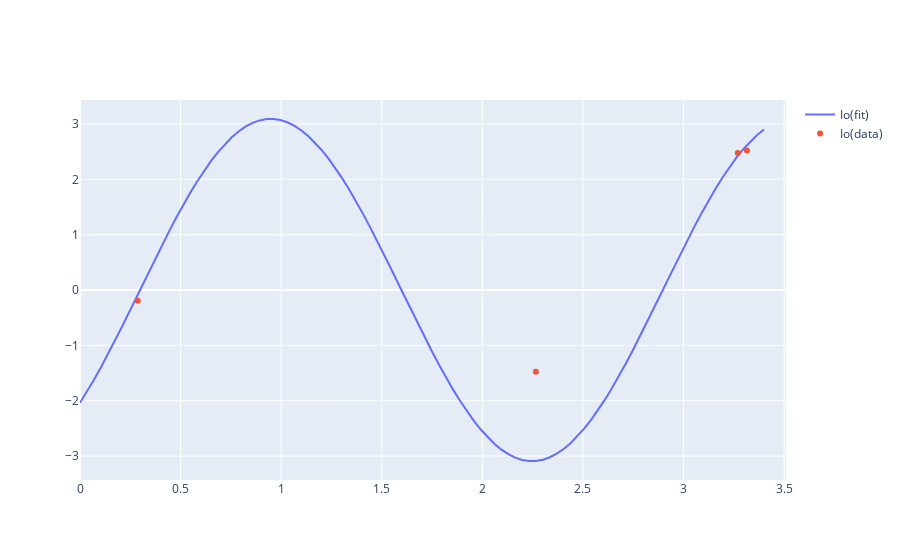

Notebook code for this chart:
### Code cell
fig3 = go.Figure()


fig3.add_trace(go.Scatter(x = t0, y = p1iox[0]*np.sin(2*t1*np.pi/p1iox[1] + p1iox[2]+1.5),mode='lines', name='Io(fit)'))
fig3.add_trace(go.Scatter(x = selectdata(iodat,0), y = selectdata(iodat,1), mode='markers',name='Io(data)'))
